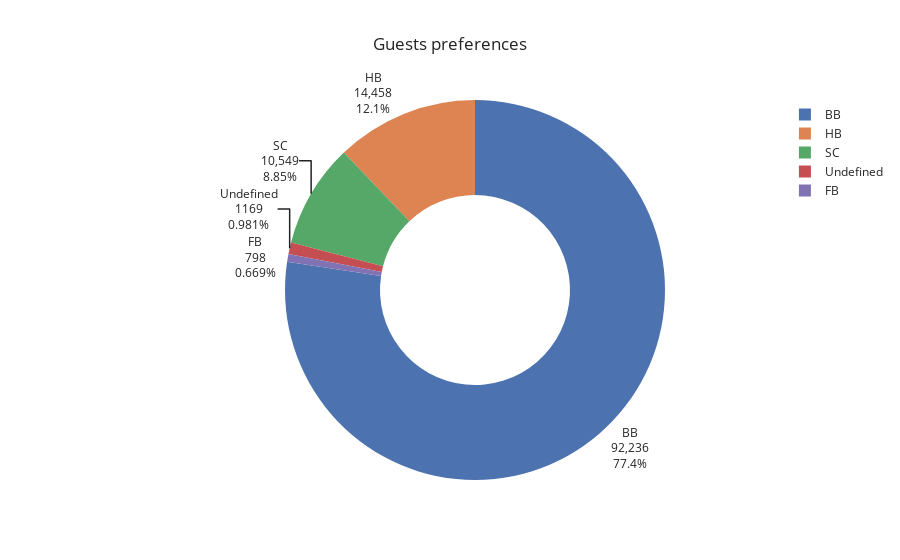

Notebook code for this chart:
### Code cell
fig.update_traces(textposition="outside", textinfo="value+percent+label")

fig.show()

### Figure 1 — Plotly figure (JSON) as saved in the notebook; plotly's stock layout.template omitted (floating-point values rounded to 4 significant figures)
{"data": [{"domain": {"x": [0, 1], "y": [0, 1]}, "hole": 0.5, "hovertemplate": "label=%{label}<br>value=%{value}<extra></extra>", "labels": ["BB", "HB", "SC", "Undefined", "FB"], "legendgroup": "", "name": "", "showlegend": true, "textinfo": "value+percent+label", "textposition": "outside", "type": "pie", "values": [92236, 14458, 10549, 1169, 798]}], "layout": {"legend": {"tracegroupgap": 0}, "title": {"text": "Guests preferences"}}}
